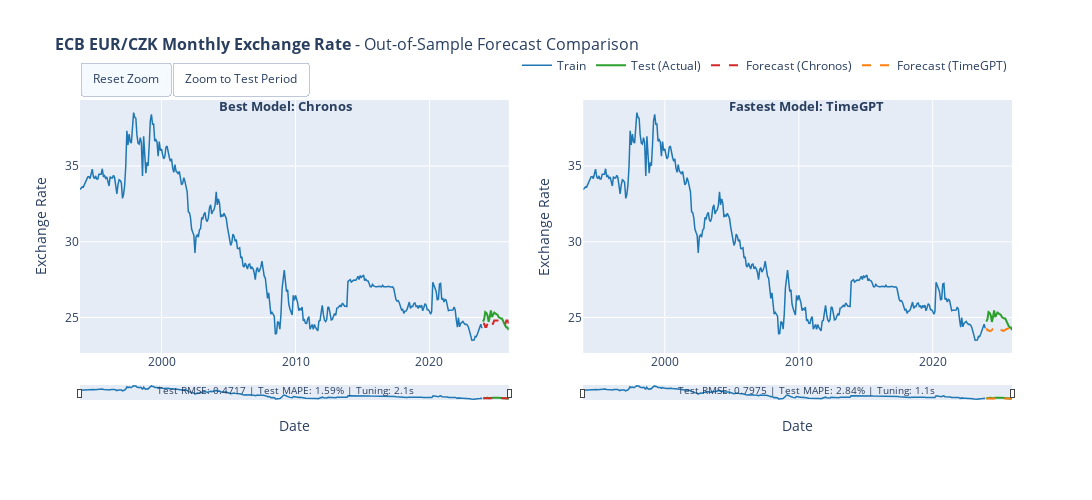

This figure's notebook cell:
### Code cell
# 10. Interactive Visualization (Plotly)
#
# Interactive forecast comparison with zoom, pan, and hover capabilities.

def create_interactive_forecast_plot(train_series, test_series, predictions_dict, dataset_name, target_column=None, value_unit=None):
    """
    Create interactive forecast comparison plot using Plotly.
    
    Args:
        train_series: Training TimeSeries
        test_series: Test TimeSeries (actual values)
        predictions_dict: Dictionary with 'best_rmse' and 'fastest' predictions
        dataset_name: Name for the plot title
        target_column: Name of the target variable
        value_unit: Label for Y-axis (e.g., 'Exchange Rate', 'Billions USD')
    
    Returns:
        Plotly Figure object
    """
    y_label = value_unit if value_unit else (target_column if target_column else 'Value')
    n_plots = len([k for k in ['best_rmse', 'fastest'] if predictions_dict.get(k)])
    if n_plots == 0:
        print("No predictions to display.")
        return None
    
    same_model = predictions_dict.get('best_rmse', {}).get('model') == predictions_dict.get('fastest', {}).get('model')
    if same_model:
        n_plots = 1
    
    fig = make_subplots(rows=1, cols=n_plots, horizontal_spacing=0.08)
    
    colors = {'train': '#1f77b4', 'test': '#2ca02c', 'pred1': '#d62728', 'pred2': '#ff7f0e'}
    
    def add_traces(pred_key, col, show_legend=True, show_forecast_legend_only=False):
        """Add traces for train, test, and prediction to a subplot."""
        if pred_key not in predictions_dict:
            return
        pred_info = predictions_dict[pred_key]
        pred = pred_info['prediction']
        
        fig.add_trace(go.Scatter(
            x=train_series.time_index, y=train_series.values().flatten(),
            mode='lines', name='Train', line=dict(color=colors['train'], width=1.5),
            showlegend=show_legend and not show_forecast_legend_only, 
            hovertemplate='<b>Train</b><br>Date: %{x}<br>Value: %{y:.4f}<extra></extra>'
        ), row=1, col=col)
        
        fig.add_trace(go.Scatter(
            x=test_series.time_index, y=test_series.values().flatten(),
            mode='lines', name='Test (Actual)', line=dict(color=colors['test'], width=2),
            showlegend=show_legend and not show_forecast_legend_only, 
            hovertemplate='<b>Actual</b><br>Date: %{x}<br>Value: %{y:.4f}<extra></extra>'
        ), row=1, col=col)
        
        pred_color = colors['pred1'] if col == 1 else colors['pred2']
        fig.add_trace(go.Scatter(
            x=pred.time_index, y=pred.values().flatten(),
            mode='lines', name=f'Forecast ({pred_info["model"]})', 
            line=dict(color=pred_color, width=2, dash='dash'),
            showlegend=show_legend, 
            hovertemplate=f'<b>{pred_info["model"]}</b><br>Date: %{{x}}<br>Pred: %{{y:.4f}}<extra></extra>'
        ), row=1, col=col)
    
    if 'best_rmse' in predictions_dict:
        add_traces('best_rmse', 1, show_legend=True)
    if not same_model and 'fastest' in predictions_dict:
        add_traces('fastest', 2, show_legend=True, show_forecast_legend_only=True)
    
    fig.update_layout(
        title=dict(text=f'<b>{dataset_name}</b> - Out-of-Sample Forecast Comparison', font=dict(size=16)),
        width=1700, height=500, hovermode='x unified',
        legend=dict(orientation='h', yanchor='bottom', y=1.08, xanchor='right', x=1),
        xaxis=dict(rangeslider=dict(visible=True, thickness=0.05), type='date', title='Date'),
        yaxis=dict(title=y_label)
    )
    
    if n_plots == 2:
        fig.update_xaxes(rangeslider=dict(visible=True, thickness=0.05), type='date', title='Date', row=1, col=2)
        fig.update_yaxes(title=y_label, row=1, col=2)
    
    # Add annotations with model info and metrics
    annotations = []
    if 'best_rmse' in predictions_dict:
        info = predictions_dict['best_rmse']
        annotations.append(dict(
            x=0.22 if n_plots == 2 else 0.5, y=1.02, xref='paper', yref='paper',
            text=f"<b>Best Model: {info['model']}</b>", showarrow=False, font=dict(size=13), xanchor='center'
        ))
        annotations.append(dict(
            x=0.22 if n_plots == 2 else 0.5, y=-0.18, xref='paper', yref='paper',
            text=f"Test RMSE: {info['rmse']:.4f} | Test MAPE: {info['mape']:.2f}% | Tuning: {info['tuning_time']:.1f}s",
            showarrow=False, font=dict(size=10), xanchor='center'
        ))
    if not same_model and 'fastest' in predictions_dict:
        info = predictions_dict['fastest']
        annotations.append(dict(
            x=0.78, y=1.02, xref='paper', yref='paper',
            text=f"<b>Fastest Model: {info['model']}</b>", showarrow=False, font=dict(size=13), xanchor='center'
        ))
        annotations.append(dict(
            x=0.78, y=-0.18, xref='paper', yref='paper',
            text=f"Test RMSE: {info['rmse']:.4f} | Test MAPE: {info['mape']:.2f}% | Tuning: {info['tuning_time']:.1f}s",
            showarrow=False, font=dict(size=10), xanchor='center'
        ))
    
    fig.update_layout(
        annotations=annotations, margin=dict(b=100),
        updatemenus=[dict(
            type="buttons", direction="left", x=0.0, xanchor="left", y=1.15, yanchor="top",
            buttons=[
                dict(args=[{"xaxis.autorange": True, "xaxis2.autorange": True}], label="Reset Zoom", method="relayout"),
                dict(args=[{"xaxis.range": [test_series.start_time(), test_series.end_time()],
                           "xaxis2.range": [test_series.start_time(), test_series.end_time()]}], 
                     label="Zoom to Test Period", method="relayout")
            ]
        )]
    )
    return fig

if 'final_predictions' in dir() and final_predictions:
    fig = create_interactive_forecast_plot(
        train, test, final_predictions, DATASET_CONFIG['name'], 
        target_column=DATASET_CONFIG['target_column'],
        value_unit=DATASET_CONFIG.get('value_unit')
    )
    if fig:
        fig.show()

### Figure 1 — Plotly figure (JSON) as saved in the notebook; plotly's stock layout.template omitted (floating-point values rounded to 4 significant figures; data arrays with more than 128 entries replaced by an {"elided": "..."} marker saying what was removed)
{"data": [{"hovertemplate": "<b>Train</b><br>Date: %{x}<br>Value: %{y:.4f}<extra></extra>", "line": {"color": "#1f77b4", "width": 1.5}, "mode": "lines", "name": "Train", "showlegend": true, "type": "scatter", "x": {"elided": "361 str values"}, "xaxis": "x", "y": {"elided": "361 float values"}, "yaxis": "y"}, {"hovertemplate": "<b>Actual</b><br>Date: %{x}<br>Value: %{y:.4f}<extra></extra>", "line": {"color": "#2ca02c", "width": 2}, "mode": "lines", "name": "Test (Actual)", "showlegend": true, "type": "scatter", "x": ["2024-01-01T00:00:00.000000000", "2024-02-01T00:00:00.000000000", "2024-03-01T00:00:00.000000000", "2024-04-01T00:00:00.000000000", "2024-05-01T00:00:00.000000000", "2024-06-01T00:00:00.000000000", "2024-07-01T00:00:00.000000000", "2024-08-01T00:00:00.000000000", "2024-09-01T00:00:00.000000000", "2024-10-01T00:00:00.000000000", "2024-11-01T00:00:00.000000000", "2024-12-01T00:00:00.000000000", "2025-01-01T00:00:00.000000000", "2025-02-01T00:00:00.000000000", "2025-03-01T00:00:00.000000000", "2025-04-01T00:00:00.000000000", "2025-05-01T00:00:00.000000000", "2025-06-01T00:00:00.000000000", "2025-07-01T00:00:00.000000000", "2025-08-01T00:00:00.000000000", "2025-09-01T00:00:00.000000000", "2025-10-01T00:00:00.000000000", "2025-11-01T00:00:00.000000000", "2025-12-01T00:00:00.000000000"], "xaxis": "x", "y": [24.73, 24.89, 25.36, 25.31, 25.15, 24.7, 25.03, 25.46, 25.03, 25.18, 25.33, 25.26, 25.18, 25.17, 25.02, 24.97, 24.93, 24.93, 24.75, 24.57, 24.44, 24.34, 24.33, 24.17], "yaxis": "y"}, {"hovertemplate": "<b>Chronos</b><br>Date: %{x}<br>Pred: %{y:.4f}<extra></extra>", "line": {"color": "#d62728", "dash": "dash", "width": 2}, "mode": "lines", "name": "Forecast (Chronos)", "showlegend": true, "type": "scatter", "x": ["2024-01-01T00:00:00.000000000", "2024-02-01T00:00:00.000000000", "2024-03-01T00:00:00.000000000", "2024-04-01T00:00:00.000000000", "2024-05-01T00:00:00.000000000", "2024-06-01T00:00:00.000000000", "2024-07-01T00:00:00.000000000", "2024-08-01T00:00:00.000000000", "2024-09-01T00:00:00.000000000", "2024-10-01T00:00:00.000000000", "2024-11-01T00:00:00.000000000", "2024-12-01T00:00:00.000000000", "2025-01-01T00:00:00.000000000", "2025-02-01T00:00:00.000000000", "2025-03-01T00:00:00.000000000", "2025-04-01T00:00:00.000000000", "2025-05-01T00:00:00.000000000", "2025-06-01T00:00:00.000000000", "2025-07-01T00:00:00.000000000", "2025-08-01T00:00:00.000000000", "2025-09-01T00:00:00.000000000", "2025-10-01T00:00:00.000000000", "2025-11-01T00:00:00.000000000", "2025-12-01T00:00:00.000000000"], "xaxis": "x", "y": [24.59, 24.59, 24.38, 24.38, 24.59, 24.38, 24.59, 24.59, 24.59, 24.59, 24.81, 24.81, 24.81, 24.81, 24.81, 24.81, 24.81, 24.81, 24.59, 24.59, 24.59, 24.81, 24.81, 24.59], "yaxis": "y"}, {"hovertemplate": "<b>Train</b><br>Date: %{x}<br>Value: %{y:.4f}<extra></extra>", "line": {"color": "#1f77b4", "width": 1.5}, "mode": "lines", "name": "Train", "showlegend": false, "type": "scatter", "x": {"elided": "361 str values"}, "xaxis": "x2", "y": {"elided": "361 float values"}, "yaxis": "y2"}, {"hovertemplate": "<b>Actual</b><br>Date: %{x}<br>Value: %{y:.4f}<extra></extra>", "line": {"color": "#2ca02c", "width": 2}, "mode": "lines", "name": "Test (Actual)", "showlegend": false, "type": "scatter", "x": ["2024-01-01T00:00:00.000000000", "2024-02-01T00:00:00.000000000", "2024-03-01T00:00:00.000000000", "2024-04-01T00:00:00.000000000", "2024-05-01T00:00:00.000000000", "2024-06-01T00:00:00.000000000", "2024-07-01T00:00:00.000000000", "2024-08-01T00:00:00.000000000", "2024-09-01T00:00:00.000000000", "2024-10-01T00:00:00.000000000", "2024-11-01T00:00:00.000000000", "2024-12-01T00:00:00.000000000", "2025-01-01T00:00:00.000000000", "2025-02-01T00:00:00.000000000", "2025-03-01T00:00:00.000000000", "2025-04-01T00:00:00.000000000", "2025-05-01T00:00:00.000000000", "2025-06-01T00:00:00.000000000", "2025-07-01T00:00:00.000000000", "2025-08-01T00:00:00.000000000", "2025-09-01T00:00:00.000000000", "2025-10-01T00:00:00.000000000", "2025-11-01T00:00:00.000000000", "2025-12-01T00:00:00.000000000"], "xaxis": "x2", "y": [24.73, 24.89, 25.36, 25.31, 25.15, 24.7, 25.03, 25.46, 25.03, 25.18, 25.33, 25.26, 25.18, 25.17, 25.02, 24.97, 24.93, 24.93, 24.75, 24.57, 24.44, 24.34, 24.33, 24.17], "yaxis": "y2"}, {"hovertemplate": "<b>TimeGPT</b><br>Date: %{x}<br>Pred: %{y:.4f}<extra></extra>", "line": {"color": "#ff7f0e", "dash": "dash", "width": 2}, "mode": "lines", "name": "Forecast (TimeGPT)", "showlegend": true, "type": "scatter", "x": ["2024-01-01T00:00:00.000000000", "2024-02-01T00:00:00.000000000", "2024-03-01T00:00:00.000000000", "2024-04-01T00:00:00.000000000", "2024-05-01T00:00:00.000000000", "2024-06-01T00:00:00.000000000", "2024-07-01T00:00:00.000000000", "2024-08-01T00:00:00.000000000", "2024-09-01T00:00:00.000000000", "2024-10-01T00:00:00.000000000", "2024-11-01T00:00:00.000000000", "2024-12-01T00:00:00.000000000", "2025-01-01T00:00:00.000000000", "2025-02-01T00:00:00.000000000", "2025-03-01T00:00:00.000000000", "2025-04-01T00:00:00.000000000", "2025-05-01T00:00:00.000000000", "2025-06-01T00:00:00.000000000", "2025-07-01T00:00:00.000000000", "2025-08-01T00:00:00.000000000", "2025-09-01T00:00:00.000000000", "2025-10-01T00:00:00.000000000", "2025-11-01T00:00:00.000000000", "2025-12-01T00:00:00.000000000"], "xaxis": "x2", "y": [24.28, 24.15, 24.16, 24.09, 24.11, 24.21, 24.24, 24.26, 24.27, 24.3, 24.32, 24.24, 24.28, 24.19, 24.14, 24.12, 24.14, 24.22, 24.23, 24.26, 24.29, 24.32, 24.37, 24.32], "yaxis": "y2"}], "layout": {"annotations": [{"font": {"size": 13}, "showarrow": false, "text": "<b>Best Model: Chronos</b>", "x": 0.22, "xanchor": "center", "xref": "paper", "y": 1.02, "yref": "paper"}, {"font": {"size": 10}, "showarrow": false, "text": "Test RMSE: 0.4717 | Test MAPE: 1.59% | Tuning: 2.1s", "x": 0.22, "xanchor": "center", "xref": "paper", "y": -0.18, "yref": "paper"}, {"font": {"size": 13}, "showarrow": false, "text": "<b>Fastest Model: TimeGPT</b>", "x": 0.78, "xanchor": "center", "xref": "paper", "y": 1.02, "yref": "paper"}, {"font": {"size": 10}, "showarrow": false, "text": "Test RMSE: 0.7975 | Test MAPE: 2.84% | Tuning: 1.1s", "x": 0.78, "xanchor": "center", "xref": "paper", "y": -0.18, "yref": "paper"}], "height": 500, "hovermode": "x unified", "legend": {"orientation": "h", "x": 1, "xanchor": "right", "y": 1.08, "yanchor": "bottom"}, "margin": {"b": 100}, "title": {"font": {"size": 16}, "text": "<b>ECB EUR/CZK Monthly Exchange Rate</b> - Out-of-Sample Forecast Comparison"}, "updatemenus": [{"buttons": [{"args": [{"xaxis.autorange": true, "xaxis2.autorange": true}], "label": "Reset Zoom", "method": "relayout"}, {"args": [{"xaxis.range": ["2024-01-01T00:00:00", "2025-12-01T00:00:00"], "xaxis2.range": ["2024-01-01T00:00:00", "2025-12-01T00:00:00"]}], "label": "Zoom to Test Period", "method": "relayout"}], "direction": "left", "type": "buttons", "x": 0, "xanchor": "left", "y": 1.15, "yanchor": "top"}], "width": 1700, "xaxis": {"anchor": "y", "domain": [0, 0.46], "rangeslider": {"thickness": 0.05, "visible": true}, "title": {"text": "Date"}, "type": "date"}, "xaxis2": {"anchor": "y2", "domain": [0.54, 1], "rangeslider": {"thickness": 0.05, "visible": true}, "title": {"text": "Date"}, "type": "date"}, "yaxis": {"anchor": "x", "domain": [0, 1], "title": {"text": "Exchange Rate"}}, "yaxis2": {"anchor": "x2", "domain": [0, 1], "title": {"text": "Exchange Rate"}}}}
